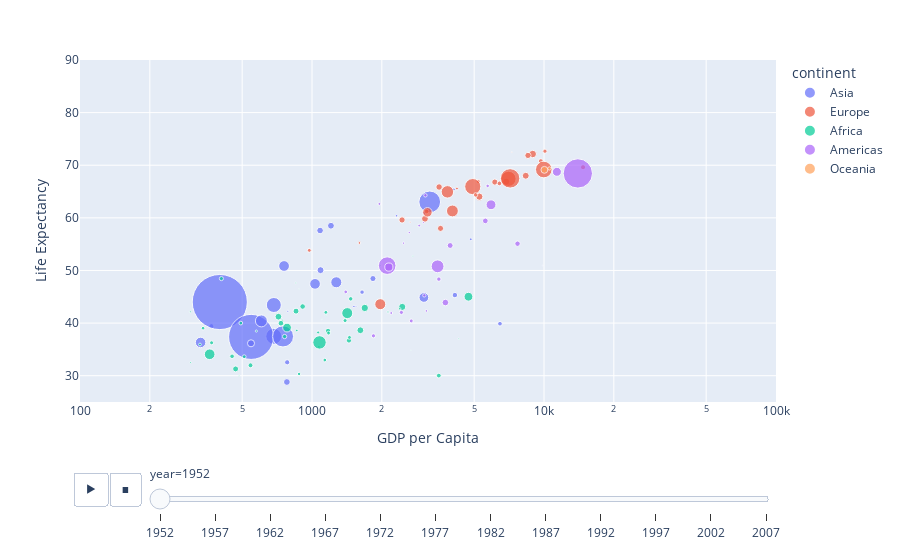

Source (notebook cell):
### Markdown cell above
## Even animated!

### Code cell
px.scatter(data, 
           x="gdpPercap", 
           y="lifeExp",
           size="pop", size_max=60, 
           color="continent", hover_name="country",
           animation_frame="year", 
           animation_group="country", log_x=True, range_x=[100,100000], range_y=[25,90],
           labels=dict(pop="Population", gdpPercap="GDP per Capita", lifeExp="Life Expectancy"))

### Figure 1 — Plotly figure (JSON) as saved in the notebook; plotly's stock layout.template omitted (floating-point values rounded to 4 significant figures)
{"data": [{"hovertemplate": "<b>%{hovertext}</b><br><br>continent=Asia<br>year=1952<br>GDP per Capita=%{x}<br>Life Expectancy=%{y}<br>Population=%{marker.size}<extra></extra>", "hovertext": ["Afghanistan", "Bahrain", "Bangladesh", "Cambodia", "China", "Hong Kong, China", "India", "Indonesia", "Iran", "Iraq", "Israel", "Japan", "Jordan", "Korea, Dem. Rep.", "Korea, Rep.", "Kuwait", "Lebanon", "Malaysia", "Mongolia", "Myanmar", "Nepal", "Oman", "Pakistan", "Philippines", "Saudi Arabia", "Singapore", "Sri Lanka", "Syria", "Taiwan", "Thailand", "Vietnam", "West Bank and Gaza", "Yemen, Rep."], "ids": ["Afghanistan", "Bahrain", "Bangladesh", "Cambodia", "China", "Hong Kong, China", "India", "Indonesia", "Iran", "Iraq", "Israel", "Japan", "Jordan", "Korea, Dem. Rep.", "Korea, Rep.", "Kuwait", "Lebanon", "Malaysia", "Mongolia", "Myanmar", "Nepal", "Oman", "Pakistan", "Philippines", "Saudi Arabia", "Singapore", "Sri Lanka", "Syria", "Taiwan", "Thailand", "Vietnam", "West Bank and Gaza", "Yemen, Rep."], "legendgroup": "Asia", "marker": {"color": "#636efa", "size": [8425333, 120447, 46886859, 4693836, 556263527, 2125900, 372000000, 82052000, 17272000, 5441766, 1620914, 86459025, 607914, 8865488, 20947571, 160000, 1439529, 6748378, 800663, 20092996, 9182536, 507833, 41346560, 22438691, 4005677, 1127000, 7982342, 3661549, 8550362, 21289402, 26246839, 1030585, 4963829], "sizemode": "area", "sizeref": 366300.0, "symbol": "circle"}, "mode": "markers", "name": "Asia", "orientation": "v", "showlegend": true, "type": "scatter", "x": [779.4, 9867.0, 684.2, 368.5, 400.4, 3054.0, 546.6, 749.7, 3035.0, 4130.0, 4087.0, 3217.0, 1547.0, 1088.0, 1031.0, 108400.0, 4835.0, 1831.0, 786.6, 331, 545.9, 1828.0, 684.6, 1273.0, 6460.0, 2315.0, 1084.0, 1643.0, 1207.0, 757.8, 605.1, 1516.0, 781.7], "xaxis": "x", "y": [28.8, 50.94, 37.48, 39.42, 44, 60.96, 37.37, 37.47, 44.87, 45.32, 65.39, 63.03, 43.16, 50.06, 47.45, 55.56, 55.93, 48.46, 42.24, 36.32, 36.16, 37.58, 43.44, 47.75, 39.88, 60.4, 57.59, 45.88, 58.5, 50.85, 40.41, 43.16, 32.55], "yaxis": "y"}, {"hovertemplate": "<b>%{hovertext}</b><br><br>continent=Europe<br>year=1952<br>GDP per Capita=%{x}<br>Life Expectancy=%{y}<br>Population=%{marker.size}<extra></extra>", "hovertext": ["Albania", "Austria", "Belgium", "Bosnia and Herzegovina", "Bulgaria", "Croatia", "Czech Republic", "Denmark", "Finland", "France", "Germany", "Greece", "Hungary", "Iceland", "Ireland", "Italy", "Montenegro", "Netherlands", "Norway", "Poland", "Portugal", "Romania", "Serbia", "Slovak Republic", "Slovenia", "Spain", "Sweden", "Switzerland", "Turkey", "United Kingdom"], "ids": ["Albania", "Austria", "Belgium", "Bosnia and Herzegovina", "Bulgaria", "Croatia", "Czech Republic", "Denmark", "Finland", "France", "Germany", "Greece", "Hungary", "Iceland", "Ireland", "Italy", "Montenegro", "Netherlands", "Norway", "Poland", "Portugal", "Romania", "Serbia", "Slovak Republic", "Slovenia", "Spain", "Sweden", "Switzerland", "Turkey", "United Kingdom"], "legendgroup": "Europe", "marker": {"color": "#EF553B", "size": [1282697, 6927772, 8730405, 2791000, 7274900, 3882229, 9125183, 4334000, 4090500, 42459667, 69145952, 7733250, 9504000, 147962, 2952156, 47666000, 413834, 10381988, 3327728, 25730551, 8526050, 16630000, 6860147, 3558137, 1489518, 28549870, 7124673, 4815000, 22235677, 50430000], "sizemode": "area", "sizeref": 366300.0, "symbol": "circle"}, "mode": "markers", "name": "Europe", "orientation": "v", "showlegend": true, "type": "scatter", "x": [1601.0, 6137.0, 8343.0, 973.5, 2444.0, 3119.0, 6876.0, 9692.0, 6425.0, 7030.0, 7144.0, 3531.0, 5264.0, 7268.0, 5210.0, 4931.0, 2648.0, 8942.0, 10100.0, 4029.0, 3068.0, 3145.0, 3581.0, 5075.0, 4215.0, 3834.0, 8528.0, 14730.0, 1969.0, 9980.0], "xaxis": "x", "y": [55.23, 66.8, 68, 53.82, 59.6, 61.21, 66.87, 70.78, 66.55, 67.41, 67.5, 65.86, 64.03, 72.49, 66.91, 65.94, 59.16, 72.13, 72.67, 61.31, 59.82, 61.05, 58.0, 64.36, 65.57, 64.94, 71.86, 69.62, 43.59, 69.18], "yaxis": "y"}, {"hovertemplate": "<b>%{hovertext}</b><br><br>continent=Africa<br>year=1952<br>GDP per Capita=%{x}<br>Life Expectancy=%{y}<br>Population=%{marker.size}<extra></extra>", "hovertext": ["Algeria", "Angola", "Benin", "Botswana", "Burkina Faso", "Burundi", "Cameroon", "Central African Republic", "Chad", "Comoros", "Congo, Dem. Rep.", "Congo, Rep.", "Cote d'Ivoire", "Djibouti", "Egypt", "Equatorial Guinea", "Eritrea", "Ethiopia", "Gabon", "Gambia", "Ghana", "Guinea", "Guinea-Bissau", "Kenya", "Lesotho", "Liberia", "Libya", "Madagascar", "Malawi", "Mali", "Mauritania", "Mauritius", "Morocco", "Mozambique", "Namibia", "Niger", "Nigeria", "Reunion", "Rwanda", "Sao Tome and Principe", "Senegal", "Sierra Leone", "Somalia", "South Africa", "Sudan", "Swaziland", "Tanzania", "Togo", "Tunisia", "Uganda", "Zambia", "Zimbabwe"], "ids": ["Algeria", "Angola", "Benin", "Botswana", "Burkina Faso", "Burundi", "Cameroon", "Central African Republic", "Chad", "Comoros", "Congo, Dem. Rep.", "Congo, Rep.", "Cote d'Ivoire", "Djibouti", "Egypt", "Equatorial Guinea", "Eritrea", "Ethiopia", "Gabon", "Gambia", "Ghana", "Guinea", "Guinea-Bissau", "Kenya", "Lesotho", "Liberia", "Libya", "Madagascar", "Malawi", "Mali", "Mauritania", "Mauritius", "Morocco", "Mozambique", "Namibia", "Niger", "Nigeria", "Reunion", "Rwanda", "Sao Tome and Principe", "Senegal", "Sierra Leone", "Somalia", "South Africa", "Sudan", "Swaziland", "Tanzania", "Togo", "Tunisia", "Uganda", "Zambia", "Zimbabwe"], "legendgroup": "Africa", "marker": {"color": "#00cc96", "size": [9279525, 4232095, 1738315, 442308, 4469979, 2445618, 5009067, 1291695, 2682462, 153936, 14100005, 854885, 2977019, 63149, 22223309, 216964, 1438760, 20860941, 420702, 284320, 5581001, 2664249, 580653, 6464046, 748747, 863308, 1019729, 4762912, 2917802, 3838168, 1022556, 516556, 9939217, 6446316, 485831, 3379468, 33119096, 257700, 2534927, 60011, 2755589, 2143249, 2526994, 14264935, 8504667, 290243, 8322925, 1219113, 3647735, 5824797, 2672000, 3080907], "sizemode": "area", "sizeref": 366300.0, "symbol": "circle"}, "mode": "markers", "name": "Africa", "orientation": "v", "showlegend": true, "type": "scatter", "x": [2449.0, 3521.0, 1063.0, 851.2, 543.3, 339.3, 1173.0, 1071.0, 1179.0, 1103.0, 780.5, 2126.0, 1389.0, 2670.0, 1419.0, 375.6, 328.9, 362.1, 4293.0, 485.2, 911.3, 510.2, 299.9, 853.5, 298.8, 575.6, 2388.0, 1443.0, 369.2, 452.3, 743.1, 1968.0, 1688.0, 468.5, 2424.0, 761.9, 1077.0, 2719.0, 493.3, 879.6, 1450.0, 879.8, 1136.0, 4725.0, 1616.0, 1148.0, 716.7, 859.8, 1468.0, 734.8, 1147.0, 406.9], "xaxis": "x", "y": [43.08, 30.02, 38.22, 47.62, 31.98, 39.03, 38.52, 35.46, 38.09, 40.72, 39.14, 42.11, 40.48, 34.81, 41.89, 34.48, 35.93, 34.08, 37.0, 30, 43.15, 33.61, 32.5, 42.27, 42.14, 38.48, 42.72, 36.68, 36.26, 33.69, 40.54, 50.99, 42.87, 31.29, 41.73, 37.44, 36.32, 52.72, 40, 46.47, 37.28, 30.33, 32.98, 45.01, 38.63, 41.41, 41.22, 38.6, 44.6, 39.98, 42.04, 48.45], "yaxis": "y"}, {"hovertemplate": "<b>%{hovertext}</b><br><br>continent=Americas<br>year=1952<br>GDP per Capita=%{x}<br>Life Expectancy=%{y}<br>Population=%{marker.size}<extra></extra>", "hovertext": ["Argentina", "Bolivia", "Brazil", "Canada", "Chile", "Colombia", "Costa Rica", "Cuba", "Dominican Republic", "Ecuador", "El Salvador", "Guatemala", "Haiti", "Honduras", "Jamaica", "Mexico", "Nicaragua", "Panama", "Paraguay", "Peru", "Puerto Rico", "Trinidad and Tobago", "United States", "Uruguay", "Venezuela"], "ids": ["Argentina", "Bolivia", "Brazil", "Canada", "Chile", "Colombia", "Costa Rica", "Cuba", "Dominican Republic", "Ecuador", "El Salvador", "Guatemala", "Haiti", "Honduras", "Jamaica", "Mexico", "Nicaragua", "Panama", "Paraguay", "Peru", "Puerto Rico", "Trinidad and Tobago", "United States", "Uruguay", "Venezuela"], "legendgroup": "Americas", "marker": {"color": "#ab63fa", "size": [17876956, 2883315, 56602560, 14785584, 6377619, 12350771, 926317, 6007797, 2491346, 3548753, 2042865, 3146381, 3201488, 1517453, 1426095, 30144317, 1165790, 940080, 1555876, 8025700, 2227000, 662850, 157553000, 2252965, 5439568], "sizemode": "area", "sizeref": 366300.0, "symbol": "circle"}, "mode": "markers", "name": "Americas", "orientation": "v", "showlegend": true, "type": "scatter", "x": [5911.0, 2677.0, 2109.0, 11370.0, 3940.0, 2144.0, 2627.0, 5587.0, 1398.0, 3522.0, 3048.0, 2428.0, 1840.0, 2195.0, 2899.0, 3478.0, 3112.0, 2480.0, 1952.0, 3759.0, 3082.0, 3023.0, 13990.0, 5717.0, 7690.0], "xaxis": "x", "y": [62.48, 40.41, 50.92, 68.75, 54.74, 50.64, 57.21, 59.42, 45.93, 48.36, 45.26, 42.02, 37.58, 41.91, 58.53, 50.79, 42.31, 55.19, 62.65, 43.9, 64.28, 59.1, 68.44, 66.07, 55.09], "yaxis": "y"}, {"hovertemplate": "<b>%{hovertext}</b><br><br>continent=Oceania<br>year=1952<br>GDP per Capita=%{x}<br>Life Expectancy=%{y}<br>Population=%{marker.size}<extra></extra>", "hovertext": ["Australia", "New Zealand"], "ids": ["Australia", "New Zealand"], "legendgroup": "Oceania", "marker": {"color": "#FFA15A", "size": [8691212, 1994794], "sizemode": "area", "sizeref": 366300.0, "symbol": "circle"}, "mode": "markers", "name": "Oceania", "orientation": "v", "showlegend": true, "type": "scatter", "x": [10040.0, 10560.0], "xaxis": "x", "y": [69.12, 69.39], "yaxis": "y"}], "layout": {"legend": {"itemsizing": "constant", "title": {"text": "continent"}, "tracegroupgap": 0}, "margin": {"t": 60}, "sliders": [{"active": 0, "currentvalue": {"prefix": "year="}, "len": 0.9, "pad": {"b": 10, "t": 60}, "steps": [{"args": [["1952"], {"frame": {"duration": 0, "redraw": false}, "fromcurrent": true, "mode": "immediate", "transition": {"duration": 0, "easing": "linear"}}], "label": "1952", "method": "animate"}, {"args": [["1957"], {"frame": {"duration": 0, "redraw": false}, "fromcurrent": true, "mode": "immediate", "transition": {"duration": 0, "easing": "linear"}}], "label": "1957", "method": "animate"}, {"args": [["1962"], {"frame": {"duration": 0, "redraw": false}, "fromcurrent": true, "mode": "immediate", "transition": {"duration": 0, "easing": "linear"}}], "label": "1962", "method": "animate"}, {"args": [["1967"], {"frame": {"duration": 0, "redraw": false}, "fromcurrent": true, "mode": "immediate", "transition": {"duration": 0, "easing": "linear"}}], "label": "1967", "method": "animate"}, {"args": [["1972"], {"frame": {"duration": 0, "redraw": false}, "fromcurrent": true, "mode": "immediate", "transition": {"duration": 0, "easing": "linear"}}], "label": "1972", "method": "animate"}, {"args": [["1977"], {"frame": {"duration": 0, "redraw": false}, "fromcurrent": true, "mode": "immediate", "transition": {"duration": 0, "easing": "linear"}}], "label": "1977", "method": "animate"}, {"args": [["1982"], {"frame": {"duration": 0, "redraw": false}, "fromcurrent": true, "mode": "immediate", "transition": {"duration": 0, "easing": "linear"}}], "label": "1982", "method": "animate"}, {"args": [["1987"], {"frame": {"duration": 0, "redraw": false}, "fromcurrent": true, "mode": "immediate", "transition": {"duration": 0, "easing": "linear"}}], "label": "1987", "method": "animate"}, {"args": [["1992"], {"frame": {"duration": 0, "redraw": false}, "fromcurrent": true, "mode": "immediate", "transition": {"duration": 0, "easing": "linear"}}], "label": "1992", "method": "animate"}, {"args": [["1997"], {"frame": {"duration": 0, "redraw": false}, "fromcurrent": true, "mode": "immediate", "transition": {"duration": 0, "easing": "linear"}}], "label": "1997", "method": "animate"}, {"args": [["2002"], {"frame": {"duration": 0, "redraw": false}, "fromcurrent": true, "mode": "immediate", "transition": {"duration": 0, "easing": "linear"}}], "label": "2002", "method": "animate"}, {"args": [["2007"], {"frame": {"duration": 0, "redraw": false}, "fromcurrent": true, "mode": "immediate", "transition": {"duration": 0, "easing": "linear"}}], "label": "2007", "method": "animate"}], "x": 0.1, "xanchor": "left", "y": 0, "yanchor": "top"}], "updatemenus": [{"buttons": [{"args": [null, {"frame": {"duration": 500, "redraw": false}, "fromcurrent": true, "mode": "immediate", "transition": {"duration": 500, "easing": "linear"}}], "label": "&#9654;", "method": "animate"}, {"args": [[null], {"frame": {"duration": 0, "redraw": false}, "fromcurrent": true, "mode": "immediate", "transition": {"duration": 0, "easing": "linear"}}], "label": "&#9724;", "method": "animate"}], "direction": "left", "pad": {"r": 10, "t": 70}, "showactive": false, "type": "buttons", "x": 0.1, "xanchor": "right", "y": 0, "yanchor": "top"}], "xaxis": {"anchor": "y", "domain": [0, 1], "range": [2, 5], "title": {"text": "GDP per Capita"}, "type": "log"}, "yaxis": {"anchor": "x", "domain": [0, 1], "range": [25, 90], "title": {"text": "Life Expectancy"}}}}
